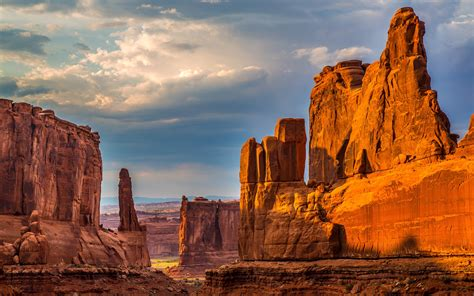
#> input picture examples/rock_canyon.jpg, 474 x 296 px
$ python driver2.py
#> lines starting #> are read from the running program, lines starting #| are printed output that depends on the picture
### src/goph547lab00/arrays.py
import numpy as np


def square_ones(n):
    """Create an nxn array of ones.

    Parameters
    ----------
    n : int
        The size of the array.

    Returns
    -------
    numpy.ndarray, shape=(n, n)
    """
    return np.ones((n, n))

### examples/driver2.py
import numpy as np
import matplotlib.pyplot as plt
from PIL import Image

from goph547lab00.arrays import (
    square_ones,
)
def arrays():
    # test creating a square array of ones
    A_np = np.ones((3, 3))
    A = square_ones(3)
    print(f"A_np:\n{A_np}")
    print(f"A:\n{A}")
    print()

    # Question B1:
    C = np.ones((3, 5))
    print(f"Question B1: (3, 5) array of ones\n{C}")
    print()

    # Question B2:
    D = np.ones((6, 3)) * np.nan
    print(f"Question B2: (6, 3) array of nans\n{D}")
    print()

    #Question B3:
    odd = np.array([(2 * k + 1) for k in range(22, 38)])
    odd = np.reshape(odd, (len(odd), 1))
    print(f"Question B3: column vector of odd numbers from 44 to 75\n{odd}")
    print()

    # Question B4:
    odd_sum = np.sum(odd)
    print(f"Question B4: sum of odd numbers from B3\n{odd_sum}")
    print()

    # Question B5:
    A = np.array([[5, 7, 2], [1, -2, 3], [4, 4, 4]])
    print(f"Question B5: produce a specific (3, 3) array\n{A}")
    print()

    # Question B6:
    B = np.eye(3)
    print(f"Question B6: produce an identity matrix of rank 3\n{B}")
    print()

    # Question B7:
    AB = A * B
    print(f"Question B7: element wise multiplication A * B\n{AB}")
    print()

    # Question B8:
    AdotB = A @ B
    print(f"Question B8: inner product or dot product A @ B\n{AdotB}")
    print()

    # Question B9:
    AcrsB = np.cross(A, B)
    print(f"Question B9: cross product A x B, use numpy.cross()\n{AcrsB}")
    print()

def images():
    # Question B10-11
    # load and plot the image
    img = np.asarray(Image.open("rock_canyon.jpg"))
#> img is the input picture: shape (296, 474, 3); mean R, G, B 140.6, 100.4, 81.3
    img_shp = img.shape
#> img_shp = (296, 474, 3)
    print(f"Question B11: shape of rock_canyon.jpg image\n{img_shp}")
#| Question B11: shape of rock_canyon.jpg image
#| (296, 474, 3)
    print(f"The image has {img_shp[0]} rows, {img_shp[1]} columns, and {img_shp[2]} channels (R,G,B)")
#| The image has 296 rows, 474 columns, and 3 channels (R,G,B)
    print()
    plt.imshow(img)
    plt.xlabel("x")
    plt.ylabel("y")
    plt.title("Image rock_canyon.jpg")
    plt.show()

    # Question B12
    # reload the image in grayscale
    img_gray = np.asarray(Image.open("rock_canyon.jpg").convert("L"))
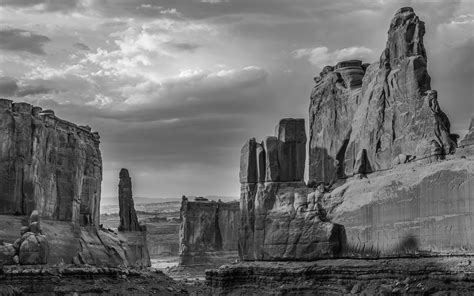
#> img_gray: shape (296, 474); min 3, max 250, mean 110.2
    img_gray_shp = img_gray.shape
#> img_gray_shp = (296, 474)
    print(f"Question B12: shape of rock_canyon.jpg image converted to grayscale\n{img_gray_shp}")
#| Question B12: shape of rock_canyon.jpg image converted to grayscale
#| (296, 474)
    print(f"The image has {img_gray_shp[0]} rows and {img_gray_shp[1]} columns. No third component, since gray is one channel.")
#| The image has 296 rows and 474 columns. No third component, since gray is one channel.
    print()
    plt.imshow(img_gray, cmap="gray")
    plt.xlabel("x")
    plt.ylabel("y")
    plt.title("Grayscale version of rock_canyon.jpg")
    plt.show()

    # Question B13
    # extract the small pillar
    small_gray_image = img_gray[150:240, 110:150]
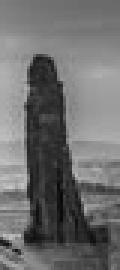
#> small_gray_image: shape (90, 40) (shown 3 times larger); min 9, max 199, mean 110.3
    plt.imshow(small_gray_image, cmap="gray")
    plt.xlabel("x")
    plt.ylabel("y")
    plt.title("Grayscale of small pillar")
    plt.show()

    # load image
    img = np.asarray(Image.open("rock_canyon.jpg"))
    img_shp = img.shape

    # create figure
    fig = plt.figure()

    # plot the original image
    plt.subplot(2, 2, 2)
    plt.imshow(img)
    plt.axis("off")

    # plot the RGB and mean channels along the x-coordinate
    plt.subplot(2, 2, 4)
    plt.plot(np.mean(img[:, :, 0], axis=0), "-r", linewidth=1.0, label="red")
    plt.plot(np.mean(img[:, :, 1], axis=0), "-g", linewidth=1.0, label="green")
    plt.plot(np.mean(img[:, :, 2], axis=0), "-b", linewidth=1.0, label="blue")
    plt.plot(np.mean(img.mean(axis=2), axis=0), "-k", linewidth=2.0, label="mean RGB")

    plt.xlim((0, img_shp[1]))
    plt.ylim((0, 256))
    plt.xlabel("x")
    plt.ylabel("color intensity")
    plt.legend()
    plt.show()
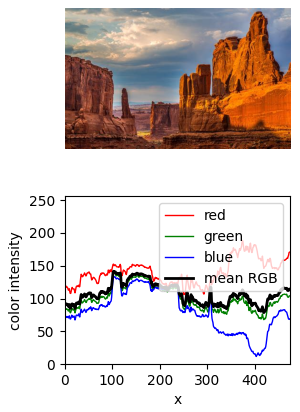
#> figure drawn by matplotlib, 2 panels; panel 2: curve peaks at x = 374, y = 188.6; panel 2: curve peaks at x = 103, y = 139.2; panel 2: curve peaks at x = 103, y = 133.3

    # plot the RGB and mean channels along the x-coordinate
    plt.subplot(2, 2, 1)
    plt.plot(np.mean(img[:, :, 0], axis=1), range(0, img_shp[0]), "-r", linewidth=1.0)
    plt.plot(np.mean(img[:, :, 1], axis=1), range(0, img_shp[0]), "-g", linewidth=1.0)
    plt.plot(np.mean(img[:, :, 2], axis=1), range(0, img_shp[0]), "-b", linewidth=1.0)
    plt.plot(np.mean(np.mean(img, axis=2), axis=1), range(0, img_shp[0]), "-k", linewidth=2.0)
    plt.ylim((img_shp[0], 0))
    plt.xlim((0, 256))
    plt.ylabel("y")
    plt.xlabel("color intensity")

    fig.legend(loc="lower left")
    plt.savefig("rock_canyon_RGB_summary.png")
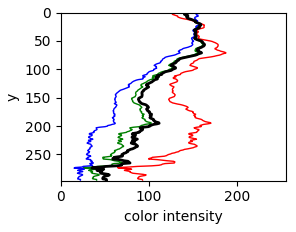
#> figure drawn by matplotlib, 1 panel
    plt.show()

    # (BONUS) Replotting the grayscale image from the mean of RGB channels
    img_gray_mean = np.mean(img, axis=2)
    plt.figure()
    plt.imshow(img_gray_mean, cmap="gray")
    plt.xlabel("x")
    plt.ylabel("y")
    plt.title("Grayscale version of rock_canyon.jpg from mean(RGB)")
    plt.show()

    plt.close()

if __name__ == "__main__":
    arrays()
    images()
